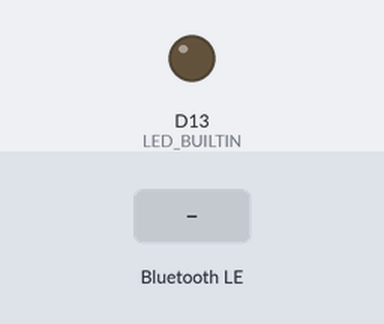
The sketch below on a simulated Arduino Nano 33 IoT. Parts: output pins drawn as LEDs (lit = HIGH). The test bench sets the inputs (shaded band). Random numbers use the default seed unless the sketch sets one; nothing arrives over Bluetooth unless stated; a phone connects over Bluetooth LE 3 s after start; what the sketch prints to the serial monitor is not drawn.

Above: at 4.8 s.
4.9 s: Bluetooth LE write "LED_ON" received
At 5.4 s:
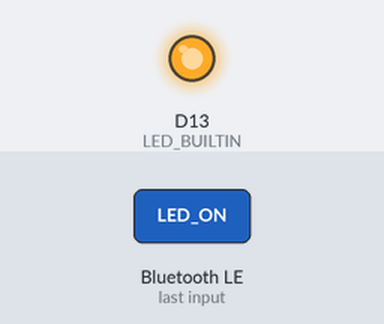
6.5 s: Bluetooth LE write "LED_OFF" received
At 7.7 s:
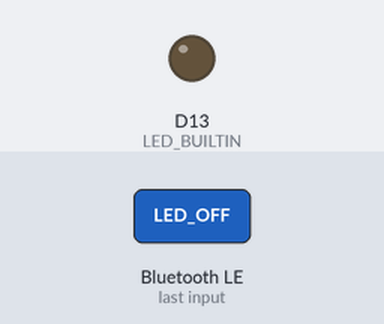
Timing chart, 0 to 9.5 s (numbered marks = the images above; inputs shaded):
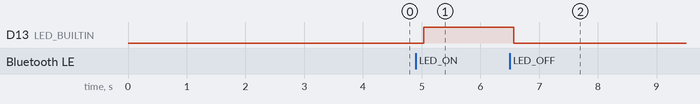

Measured:
- after the input at 4.9 s, D13 (LED_BUILTIN): LOW → HIGH after 0.13 s
- after the input at 6.5 s, D13 (LED_BUILTIN): HIGH → LOW after 0.06 s

The sketch:

BLE.ino
```cpp
/*
  Arduino Nano 33 BLE Sense
  BLE Peripheral cho app điện thoại

  Điều kiện gửi data:
  ✅ Có kết nối BLE
  ✅ App đã bật notify/read characteristic

  Chức năng:
  - Gửi sensor data qua Notify
  - Nhận command từ app qua Write
*/

#include <ArduinoBLE.h>

// ================= UUID =================
BLEService cpapService("cb24858f-399f-4498-85e8-fea9d383d54f");

// ===== Sensor Characteristic =====
BLEStringCharacteristic sensorCharacteristic(
  "5e9e214b-124c-434d-84e5-018dccd35df1",
  BLERead | BLENotify,
  100
);

// ===== Action Characteristic =====
BLEStringCharacteristic actionCharacteristic(
  "56debc28-acab-4184-8f86-1a9c887b220a",
  BLEWrite,
  50
);

// ================= Variable =================
bool notifyEnabled = false;
unsigned long lastSend = 0;

// ================= Setup =================
void setup() {

  Serial.begin(115200);

  pinMode(LED_BUILTIN, OUTPUT);

  while (!Serial);

  // ===== BLE Init =====
  if (!BLE.begin()) {
    Serial.println("❌ BLE START FAILED");
    while (1);
  }

  // ===== BLE Device =====
  BLE.setLocalName("SIPAP");
  BLE.setDeviceName("SIPAP");

  // ===== Add Service =====
  BLE.setAdvertisedService(cpapService);

  cpapService.addCharacteristic(sensorCharacteristic);
  cpapService.addCharacteristic(actionCharacteristic);

  BLE.addService(cpapService);

  // ===== Default Value =====
  sensorCharacteristic.writeValue("ready");

  // ===== Advertising =====
  BLE.advertise();

  Serial.println("🚀 BLE Peripheral Started");
}

// ================= Loop =================
void loop() {

  // Chờ central connect
  BLEDevice central = BLE.central();

  if (central) {

    Serial.print("📱 CONNECTED: ");
    Serial.println(central.address());

    while (central.connected()) {

      // Quan trọng
      BLE.poll();

      // =========================================
      // CHECK APP ĐÃ ENABLE NOTIFY CHƯA
      // =========================================
      notifyEnabled = sensorCharacteristic.subscribed();

      if (notifyEnabled) {

        // Gửi mỗi 2 giây
        if (millis() - lastSend >= 2000) {

          lastSend = millis();

          // ===== Fake Sensor =====
          float temperature = random(300, 380) / 10.0;
          int spo2 = random(94, 100);

          // ===== JSON =====
          String sensorData =
            "{"
            "\"temperature\":" + String(temperature) + "," +
            "\"spo2\":" + String(spo2) +
            "}";

          // ===== SEND NOTIFY =====
          bool success = sensorCharacteristic.writeValue(sensorData);

          if (success) {
            Serial.print("📤 SEND: ");
            Serial.println(sensorData);
          } else {
            Serial.println("❌ SEND FAILED");
          }
        }
      } else {
        Serial.println("⏳ WAITING FOR NOTIFY...");
        delay(500);
      }

      // =========================================
      // RECEIVE ACTION
      // =========================================
      if (actionCharacteristic.written()) {

        String action = actionCharacteristic.value();

        Serial.print("📥 ACTION: ");
        Serial.println(action);

        // ===== LED =====
        if (action == "LED_ON") {

          digitalWrite(LED_BUILTIN, HIGH);
          Serial.println("💡 LED ON");
        }

        else if (action == "LED_OFF") {

          digitalWrite(LED_BUILTIN, LOW);
          Serial.println("💡 LED OFF");
        }

        // ===== START =====
        else if (action == "START") {

          Serial.println("▶ START");
        }

        // ===== STOP =====
        else if (action == "STOP") {

          Serial.println("⏹ STOP");
        }
      }

      delay(10);
    }

    Serial.println("❌ DISCONNECTED");

    notifyEnabled = false;
  }
}
```
